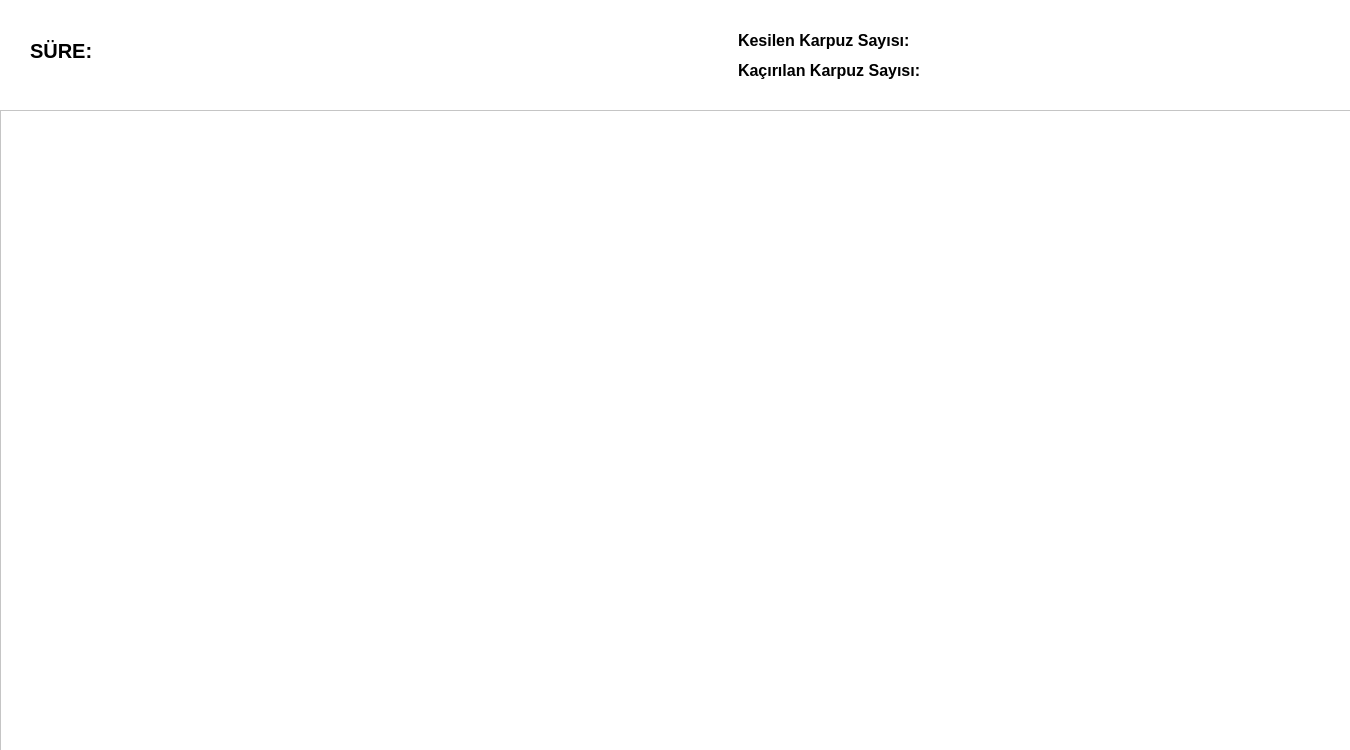
<?xml version="1.0" encoding="UTF-8"?>
<ui version="4.0">
 <class>Dialog</class>
 <widget class="QDialog" name="Dialog">
  <property name="geometry">
   <rect>
    <x>0</x>
    <y>0</y>
    <width>1350</width>
    <height>750</height>
   </rect>
  </property>
  <property name="minimumSize">
   <size>
    <width>100</width>
    <height>100</height>
   </size>
  </property>
  <property name="windowTitle">
   <string>Dialog</string>
  </property>
  <property name="styleSheet">
   <string notr="true">background-color: rgb(255, 255, 255);</string>
  </property>
  <widget class="QScrollArea" name="scrollArea">
   <property name="geometry">
    <rect>
     <x>0</x>
     <y>110</y>
     <width>1351</width>
     <height>641</height>
    </rect>
   </property>
   <property name="styleSheet">
    <string notr="true">background-image: url(:/images/back.jpg);</string>
   </property>
   <property name="widgetResizable">
    <bool>true</bool>
   </property>
   <widget class="QWidget" name="scrollAreaWidgetContents">
    <property name="geometry">
     <rect>
      <x>0</x>
      <y>0</y>
      <width>1349</width>
      <height>639</height>
     </rect>
    </property>
   </widget>
  </widget>
  <widget class="QLabel" name="label">
   <property name="geometry">
    <rect>
     <x>30</x>
     <y>40</y>
     <width>67</width>
     <height>21</height>
    </rect>
   </property>
   <property name="font">
    <font>
     <pointsize>15</pointsize>
     <bold>true</bold>
    </font>
   </property>
   <property name="styleSheet">
    <string notr="true">color:rgb(0, 0, 0)</string>
   </property>
   <property name="text">
    <string>SÜRE:</string>
   </property>
  </widget>
  <widget class="QLabel" name="label_3">
   <property name="geometry">
    <rect>
     <x>738</x>
     <y>30</y>
     <width>171</width>
     <height>20</height>
    </rect>
   </property>
   <property name="font">
    <font>
     <pointsize>12</pointsize>
     <bold>true</bold>
    </font>
   </property>
   <property name="styleSheet">
    <string notr="true">color:rgb(0, 0, 0)</string>
   </property>
   <property name="text">
    <string>Kesilen Karpuz Sayısı:</string>
   </property>
  </widget>
  <widget class="QLabel" name="label_4">
   <property name="geometry">
    <rect>
     <x>738</x>
     <y>60</y>
     <width>181</width>
     <height>20</height>
    </rect>
   </property>
   <property name="font">
    <font>
     <pointsize>12</pointsize>
     <bold>true</bold>
    </font>
   </property>
   <property name="styleSheet">
    <string notr="true">color:rgb(0, 0, 0)</string>
   </property>
   <property name="text">
    <string>Kaçırılan Karpuz Sayısı:</string>
   </property>
  </widget>
  <widget class="QLabel" name="lbl_sure">
   <property name="geometry">
    <rect>
     <x>100</x>
     <y>30</y>
     <width>81</width>
     <height>41</height>
    </rect>
   </property>
   <property name="font">
    <font>
     <pointsize>17</pointsize>
    </font>
   </property>
   <property name="text">
    <string/>
   </property>
  </widget>
  <widget class="QLabel" name="ln_kesilen">
   <property name="geometry">
    <rect>
     <x>920</x>
     <y>30</y>
     <width>61</width>
     <height>21</height>
    </rect>
   </property>
   <property name="font">
    <font>
     <pointsize>13</pointsize>
    </font>
   </property>
   <property name="text">
    <string/>
   </property>
  </widget>
  <widget class="QLabel" name="ln_kacirilan">
   <property name="geometry">
    <rect>
     <x>930</x>
     <y>55</y>
     <width>61</width>
     <height>21</height>
    </rect>
   </property>
   <property name="font">
    <font>
     <pointsize>13</pointsize>
    </font>
   </property>
   <property name="text">
    <string/>
   </property>
  </widget>
 </widget>
 <resources/>
 <connections/>
</ui>
